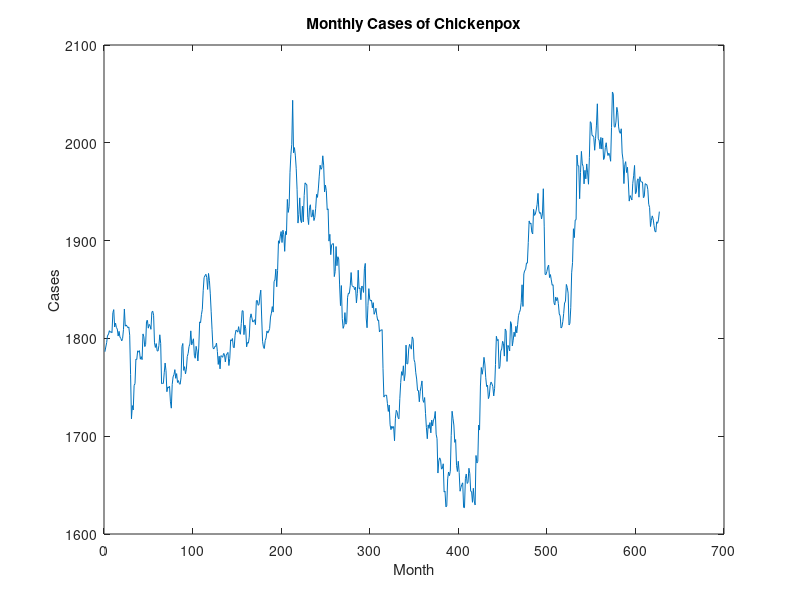

Recreate this plot in MATLAB. (Note: this script raises an error after producing the figure.)
load('data.mat')
figure
plot(data)
xlabel("Month")
ylabel("Cases")
title("Monthly Cases of Chickenpox")

numTimeStepsTrain = floor(1*numel(data));

dataTrain = data(1:numTimeStepsTrain);
% dataTest = data(numTimeStepsTrain+1:end);

mu = mean(dataTrain);
sig = std(dataTrain);

dataTrainStandardized = (dataTrain - mu) / sig;

XTrain = dataTrainStandardized(1:end-1);
YTrain = dataTrainStandardized(2:end);

numFeatures = 1;
numResponses = 1;
numHiddenUnits = 200;

layers = [ ...
    sequenceInputLayer(numFeatures)
    lstmLayer(numHiddenUnits)
    fullyConnectedLayer(numResponses)
    regressionLayer];

options = trainingOptions('adam', ...
    'MaxEpochs',250, ...
    'GradientThreshold',1, ...
    'InitialLearnRate',0.005, ...
    'LearnRateSchedule','piecewise', ...
    'LearnRateDropPeriod',125, ...
    'LearnRateDropFactor',0.2, ...
    'Verbose',0, ...
    'Plots','training-progress');

net = trainNetwork(XTrain,YTrain,layers,options);

% dataTestStandardized = (dataTest - mu) / sig;
% XTest = dataTestStandardized(1:end-1);

net = predictAndUpdateState(net,XTrain);
[net,YPred] = predictAndUpdateState(net,YTrain(end));

numTimeStepsTest = 103;
for i = 2:numTimeStepsTest
    [net,YPred(:,i)] = predictAndUpdateState(net,YPred(:,i-1),'ExecutionEnvironment','cpu');
end

YPred = sig*YPred + mu;

% YTest = dataTest(2:end);
% rmse = sqrt(mean((YPred-YTest).^2))

figure
plot(dataTrain(1:end-1))
hold on
idx = numTimeStepsTrain:(numTimeStepsTrain+numTimeStepsTest);
plot(idx,[data(numTimeStepsTrain) YPred],'.-')
hold off
xlabel("Month")
ylabel("Cases")
title("Forecast")
legend(["Observed" "Forecast"])
jieguo=YPred';